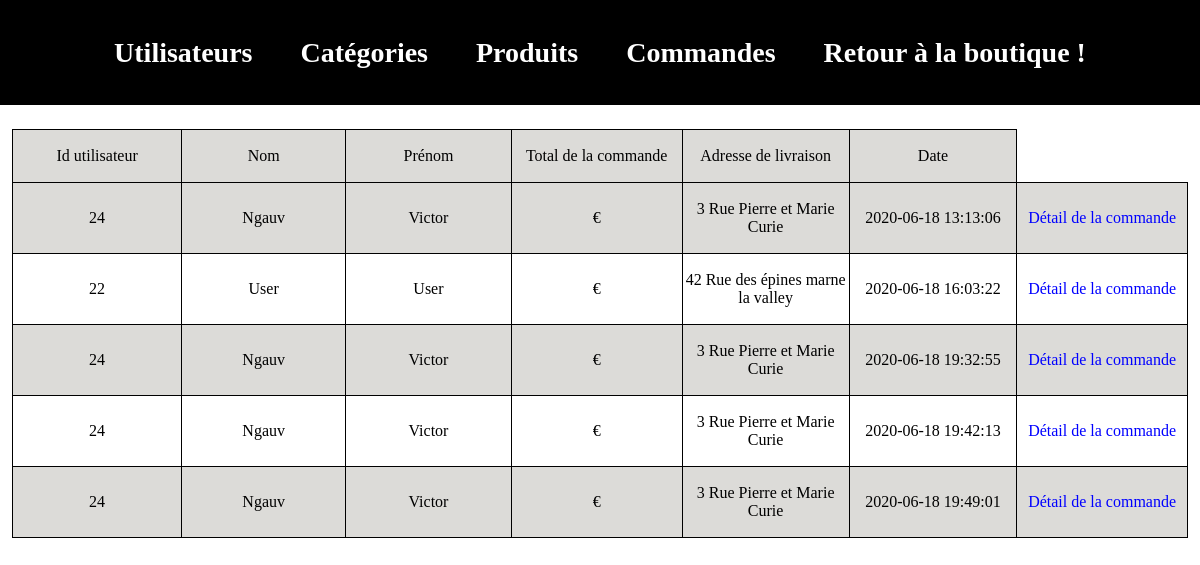
/admin/index.php?page=orders&action=list (signed in), run on the app's committed database.
### tables this page shows
CREATE TABLE IF NOT EXISTS `orders` (
  `id` int(11) NOT NULL AUTO_INCREMENT,
  `user_id` int(11) NOT NULL,
  `last_name` varchar(255) NOT NULL,
  `first_name` varchar(255) NOT NULL,
  `delivery_adress` varchar(255) NOT NULL,
  `date` datetime NOT NULL DEFAULT current_timestamp(),
  PRIMARY KEY (`id`)
);

### admin/index.php (called while the page is built, shortened)
<?php
if(isset($_GET['page'])){
    switch ($_GET['page']){
        case'orders' :
            require 'controllers/ordersController.php';
            break;
    }
}
else{
    require 'controllers/indexController.php';
}
require ('views/layout.php');

### admin/models/Orders.php (called while the page is built, shortened)
<?php
function getAllOrders()
{
    $db = dbConnect();
    $query = $db->query('SELECT * FROM orders');
    $orders =  $query->fetchAll();
    return $orders;
}

### admin/controllers/ordersController.php (called while the page is built, shortened)
<?php
require 'models/Orders.php';
if (isset($_GET['action'])){
    switch ($_GET['action']){
        case 'list':
            $orders = getAllOrders();
            break;
    }
}
else{
    header('Location:index.php');
    exit();
}

### admin/views/orderList.php (the view, shortened to what this page needs)
<div class="ordersContainer">
    <table>
        <table>
            <thead>
            <tr>
                <td><p>Id utilisateur</p></td>
                <td><p>Nom</p></td>
                <td><p>Prénom</p></td>
                <td><p>Total de la commande</p></td>
                <td><p>Adresse de livraison</p></td>
                <td><p>Date</p></td>
            </tr>
            </thead>
            <?php foreach ($orders as $order): ?>
            <tr>
                <td><p><?= $order['user_id'] ;?></p></td>
                <td><p><?= $order['last_name'] ;?></p></td>
                <td><p><?= $order['first_name'] ;?></p></td>
                <td><p>€</p></td>
                <td><p><?= $order['delivery_adress'] ;?></p></td>
                <td><p><?= $order['date'] ;?></p></td>
                <td><a href="index.php?page=orders&action=details&order_id=<?= $order['id'] ;?>">Détail de la commande</a></td>
            </tr>
        <?php endforeach; ?>
    </table>
</div>

### admin/assets/css/header.css (style rules this page uses)
body { margin: 0; font-family: Oxygen; }

### admin/assets/css/List.css (style rules this page uses)
table tr:nth-child(odd) { background-color: #dcdbd8; }
table { border-collapse: collapse; margin: 1%; }
table td { width: 200px; border: 1px solid black; height: 50px; }
table td a, table td p { display: flex; align-items: center; justify-content: center; text-align: center; }
table td a:link, table td a:visited { text-decoration: none; color: blue; }

### data on the page
orders: user "24", last_name "Ngauv", first_name "Victor", delivery_adress "3 Rue Pierre et Marie Curie", date "2020-06-18 13:13:06"
orders: user "22", last_name "User", first_name "User", delivery_adress "42 Rue des épines marne la valley", date "2020-06-18 16:03:22"
orders: user "24", last_name "Ngauv", first_name "Victor", delivery_adress "3 Rue Pierre et Marie Curie", date "2020-06-18 19:32:55"
orders: user "24", last_name "Ngauv", first_name "Victor", delivery_adress "3 Rue Pierre et Marie Curie", date "2020-06-18 19:42:13"
orders: user "24", last_name "Ngauv", first_name "Victor", delivery_adress "3 Rue Pierre et Marie Curie", date "2020-06-18 19:49:01"
